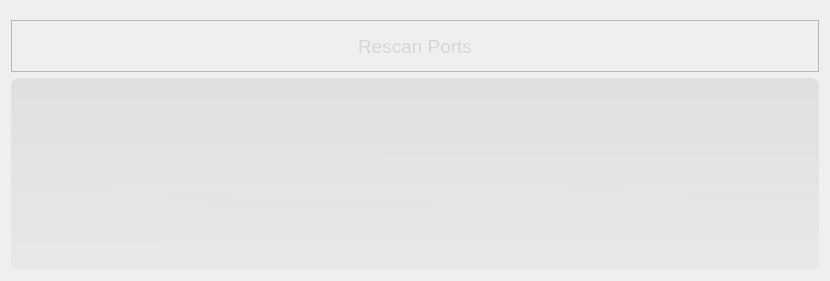
      <widget class="QWidget" name="portPage">
       <layout class="QHBoxLayout" name="horizontalLayout_6">
        <item>
         <layout class="QVBoxLayout" name="verticalLayout_3">
          <item>
           <spacer name="verticalSpacer_3">
            <property name="orientation">
             <enum>Qt::Vertical</enum>
            </property>
            <property name="sizeType">
             <enum>QSizePolicy::Fixed</enum>
            </property>
            <property name="sizeHint" stdset="0">
             <size>
              <width>183</width>
              <height>9</height>
             </size>
            </property>
           </spacer>
          </item>
          <item>
           <widget class="QFrame" name="frame_4">
            <property name="frameShape">
             <enum>QFrame::StyledPanel</enum>
            </property>
            <property name="frameShadow">
             <enum>QFrame::Raised</enum>
            </property>
            <layout class="QHBoxLayout" name="horizontalLayout_5">
             <item>
              <spacer name="horizontalSpacer_3">
               <property name="orientation">
                <enum>Qt::Horizontal</enum>
               </property>
               <property name="sizeHint" stdset="0">
                <size>
                 <width>333</width>
                 <height>20</height>
                </size>
               </property>
              </spacer>
             </item>
             <item>
              <widget class="QPushButton" name="settings_button_refreshPorts">
               <property name="sizePolicy">
                <sizepolicy hsizetype="Fixed" vsizetype="Fixed">
                 <horstretch>0</horstretch>
                 <verstretch>0</verstretch>
                </sizepolicy>
               </property>
               <property name="minimumSize">
                <size>
                 <width>32</width>
                 <height>32</height>
                </size>
               </property>
               <property name="baseSize">
                <size>
                 <width>270</width>
                 <height>484</height>
                </size>
               </property>
               <property name="font">
                <font>
                 <pointsize>14</pointsize>
                </font>
               </property>
               <property name="styleSheet">
                <string notr="true">background: rgba(0,0,0,0);
color: rgb(212,215,217);</string>
               </property>
               <property name="text">
                <string>Rescan Ports</string>
               </property>
               <property name="icon">
                <iconset resource="icons.qrc">
                 <normaloff>:/icons/icons/icon_w_spin1.png</normaloff>:/icons/icons/icon_w_spin1.png</iconset>
               </property>
               <property name="iconSize">
                <size>
                 <width>30</width>
                 <height>30</height>
                </size>
               </property>
               <property name="flat">
                <bool>true</bool>
               </property>
              </widget>
             </item>
             <item>
              <spacer name="horizontalSpacer_4">
               <property name="orientation">
                <enum>Qt::Horizontal</enum>
               </property>
               <property name="sizeHint" stdset="0">
                <size>
                 <width>333</width>
                 <height>20</height>
                </size>
               </property>
              </spacer>
             </item>
            </layout>
           </widget>
          </item>
          <item>
           <widget class="QTreeView" name="port_view">
            <property name="maximumSize">
             <size>
              <width>2160</width>
              <height>2160</height>
             </size>
            </property>
            <property name="styleSheet">
             <string notr="true">background:

qlineargradient(spread:pad, x1:0.527, y1:1, x2:0.516852, y2:0, stop:0 rgba(89, 84, 91, 12), stop:1 rgba(128, 128, 128, 35));



border-radius: 8;
color: rgb(212,215,217);</string>
            </property>
            <property name="frameShape">
             <enum>QFrame::NoFrame</enum>
            </property>
            <property name="frameShadow">
             <enum>QFrame::Plain</enum>
            </property>
            <property name="headerHidden">
             <bool>true</bool>
            </property>
            <attribute name="headerDefaultSectionSize">
             <number>125</number>
            </attribute>
            <attribute name="headerMinimumSectionSize">
             <number>125</number>
            </attribute>
           </widget>
          </item>
         </layout>
        </item>
       </layout>
      </widget>
